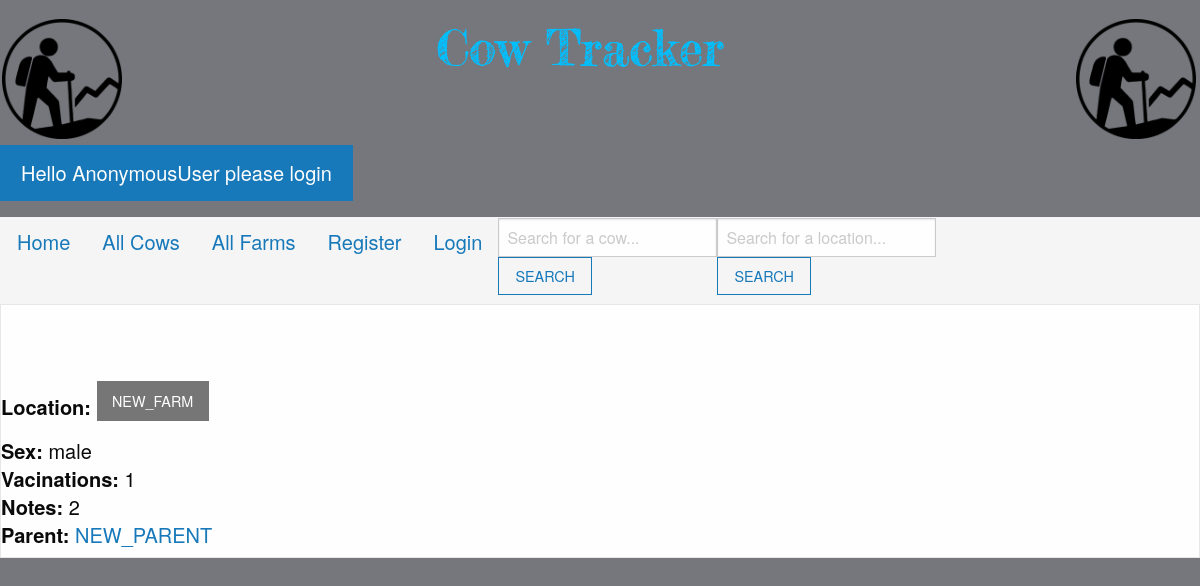
The app's page /single_cow/13, older data.
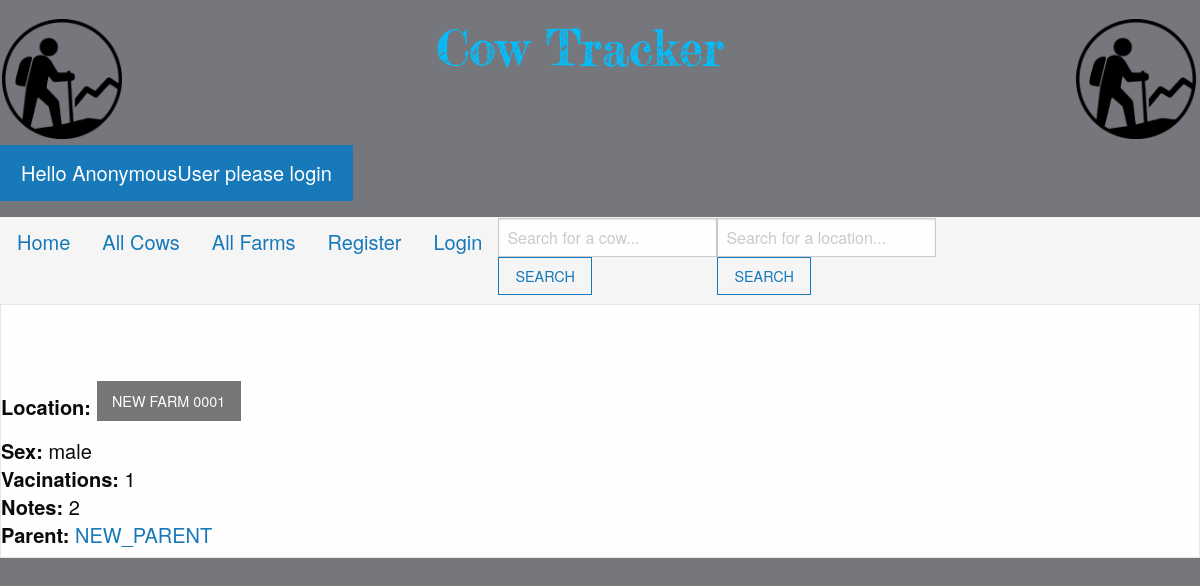
The same page, newer data.
### myapp/models.py (models this page shows)
class Cow(models.Model):
 cow_tag = models.CharField(max_length = 30)
 cow_sex = models.CharField(max_length=6, choices=(('male','MALE'), ('female', "FEMALE")), default='female')
 cow_vaccinations = models.CharField(max_length = 30, blank=True)
 cow_location = models.ForeignKey(FarmLocations, blank=True, null=True, on_delete=models.CASCADE)
 cow_notes = models.CharField(max_length = 200, blank=True)
 cow_PARENT = models.ForeignKey('self', on_delete=models.CASCADE, related_name='children')
 def __str__(self):
     return self.cow_tag

class FarmLocations(models.Model):
 location_name = models.CharField('Location Name', max_length=50)
 location_description = models.CharField(max_length=200, blank=True)
 def __str__(self):
    return self.location_name

### myapp/views.py (the view)
# urls.py: path('single_cow/<cow_id>', views.single_cow, name = "single-cow"),
def single_cow(request, cow_id):
  cow = Cow.objects.get(pk=cow_id)
  childrenlist = cow.children.all()
  childrenlength = len(cow.children.all())
  context={
    'cow':cow,
    'childrenlength':childrenlength,
    'childrenlist':childrenlist
  }
  return render(request, "single_cow.html",context)

### myapp/templates/single_cow.html (shortened to what this page needs)
{% extends "base.html" %}
{% load static %}
{% block body %}
 <div >
  <div class = "card">
   <br/>
    <div class = "card-body">
      <h5 class = "card-title">
              <strong>Location:</strong> <a href = /single_farm/{{ cow.cow_location.id }}>
                <div class = "secondary button">{{ cow.cow_location }}</div></a>
              <br/>
              <strong>Sex: </strong> {{ cow.cow_sex }}<br/>
              <strong>Vacinations: </strong>  {{ cow.cow_vaccinations }} <br/>
              <strong>Notes: </strong>  {{ cow.cow_notes }} <br/>
              {% if cow.cow_PARENT.cow_tag == "NO PARENT" %}
                {% if cow.cow_tag != "NO PARENT" %}
                  <a href = {{ cow.cow_PARENT.id }}>
                    <div class = "button">Parent List
                      </div>
                    </a>
                {% endif %}
              {% else %}
              <strong>Parent: </strong>
                <a href = {{ cow.cow_PARENT.id }}> {{cow.cow_PARENT}} </a>
              {% endif %}
            <br>
        </h1>
        </div>
  </div>
{% endblock %}
{% block footer %}
<div class="footer-box">
  <form>
  </form>
</div>
{% endblock %}

Row changes from the older to the newer data that the page shows:
changed Cow "male": cow_location "NEW_FARM" → "NEW FARM 0001"
